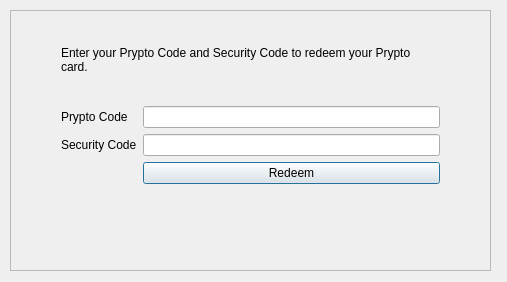
<?xml version="1.0" encoding="UTF-8"?>
<ui version="4.0">
 <class>PryptoPage</class>
 <widget class="QDialog" name="PryptoPage">
  <property name="geometry">
   <rect>
    <x>0</x>
    <y>0</y>
    <width>507</width>
    <height>282</height>
   </rect>
  </property>
  <property name="windowTitle">
   <string>Dialog</string>
  </property>
  <widget class="QFrame" name="frame">
   <property name="geometry">
    <rect>
     <x>10</x>
     <y>10</y>
     <width>481</width>
     <height>261</height>
    </rect>
   </property>
   <property name="frameShape">
    <enum>QFrame::StyledPanel</enum>
   </property>
   <property name="frameShadow">
    <enum>QFrame::Sunken</enum>
   </property>
   <layout class="QFormLayout" name="formLayout">
    <property name="leftMargin">
     <number>50</number>
    </property>
    <property name="rightMargin">
     <number>50</number>
    </property>
    <item row="0" column="0" colspan="2">
     <widget class="QLabel" name="lblHelp">
      <property name="minimumSize">
       <size>
        <width>0</width>
        <height>80</height>
       </size>
      </property>
      <property name="text">
       <string>Enter your Prypto Code and Security Code to redeem your Prypto card.</string>
      </property>
      <property name="textFormat">
       <enum>Qt::AutoText</enum>
      </property>
      <property name="alignment">
       <set>Qt::AlignLeading|Qt::AlignLeft|Qt::AlignVCenter</set>
      </property>
      <property name="wordWrap">
       <bool>true</bool>
      </property>
     </widget>
    </item>
    <item row="1" column="0">
     <widget class="QLabel" name="lblPryptoCode">
      <property name="text">
       <string>Prypto Code</string>
      </property>
     </widget>
    </item>
    <item row="1" column="1">
     <widget class="QLineEdit" name="txtPryptoCode"/>
    </item>
    <item row="2" column="0">
     <widget class="QLabel" name="lblSecurityCode">
      <property name="text">
       <string>Security Code</string>
      </property>
     </widget>
    </item>
    <item row="2" column="1">
     <widget class="QLineEdit" name="txtSecurityCode">
      <property name="inputMethodHints">
       <set>Qt::ImhDigitsOnly</set>
      </property>
     </widget>
    </item>
    <item row="4" column="1">
     <widget class="QPushButton" name="butRedeem">
      <property name="styleSheet">
       <string notr="true">background-color: rgb(37, 201, 252);
selection-background-color: rgb(0, 32, 64);
color: rgb(255, 255, 255);
pressed
{
background-color: rgb(0, 32, 64);
}</string>
      </property>
      <property name="text">
       <string>Redeem</string>
      </property>
      <property name="icon">
       <iconset resource="../bitcoin.qrc">
        <normaloff>:/icons/res/icons/prypto.png</normaloff>:/icons/res/icons/prypto.png</iconset>
      </property>
      <property name="autoDefault">
       <bool>true</bool>
      </property>
      <property name="default">
       <bool>true</bool>
      </property>
     </widget>
    </item>
   </layout>
  </widget>
 </widget>
 <resources>
  <include location="../bitcoin.qrc"/>
 </resources>
 <connections/>
</ui>
